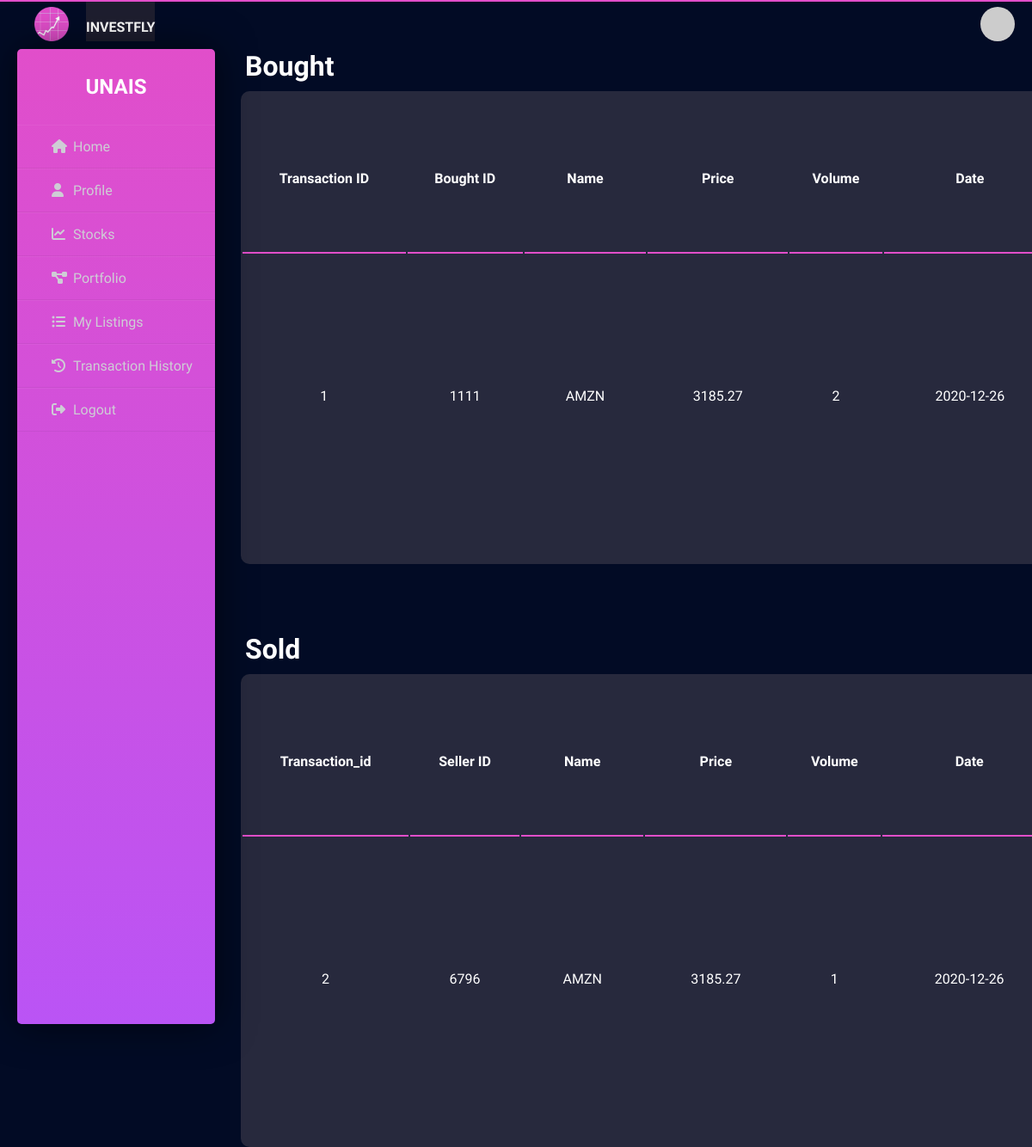
/history (signed in), run on the app's committed database.
### app/models.py (models this page shows, shortened)
class user_login(UserMixin, db.Model):
    id = db.Column(db.Integer, primary_key=True, nullable=False, unique=True)
    username = db.Column(db.String(64), index=True, unique=True, nullable=False)
    email = db.Column(db.String(120), index=True, unique=True, nullable=False)
    password_hash = db.Column(db.String(128))
    def avatar(self, size):
        digest = md5(self.email.lower().encode('utf-8')).hexdigest()
        return 'https://www.gravatar.com/avatar/{}?d=identicon&s={}'.format(digest, size)

class transaction(db.Model):
    id = db.Column(db.Integer, primary_key=True, nullable=False)
    transaction_date = db.Column(db.Date, nullable=False)
    buyer_id = db.Column(db.Integer, nullable=False)
    quantity = db.Column(db.Integer, nullable=False)
    seller_id = db.Column(db.Integer, nullable=False)
    selling_price = db.Column(db.Float, nullable=False)
    stock_name = db.Column(db.String, db.ForeignKey('stock.stock_name',onupdate='CASCADE',ondelete='NO ACTION'), nullable=False)
    def get_bought_list(self):
        return [self.id ,self.seller_id, self.stock_name, self.selling_price , self.quantity , self.transaction_date]
    def get_sold_list(self):
        return [self.id ,self.buyer_id, self.stock_name, self.selling_price , self.quantity , self.transaction_date]

### app/routes.py (the view)
@app.route('/history' , methods = ['GET' , 'POST'])
def history():
    Sold_headings = ['Transaction_id' ,'Seller ID ' ,'Name' , 'Price' , 'Volume' , 'Date']
    sold = transaction.query.filter_by(seller_id=current_user.id).all()
    sold_stocks = []
    for i in range(len(sold)):
        sold_stocks.append(sold[i].get_sold_list())
    Bought_headings = ['Transaction ID' ,'Bought ID ' ,'Name' , 'Price' , 'Volume' , 'Date']
    bought = transaction.query.filter_by(buyer_id=current_user.id).all()
    bought_stocks = []
    for i in range(len(bought)):
        bought_stocks.append(bought[i].get_bought_list())
    return render_template("history.html" ,Bought=bought_stocks , Sold=sold_stocks  ,Bought_headings=Bought_headings , Sold_headings=Sold_headings)

### app/models.py (called while the page is built)
@app.before_request
def before_request():
    session.permanent = True
    app.permanent_session_lifetime = timedelta(seconds=600)

@login.user_loader
def load_user(id):
    return user_login.query.get(int(id))

### app/templates/history.html (shortened to what this page needs)
{% extends "base2.html" %}
{% block head %}
    <link rel= "stylesheet" type= "text/css" href= "{{url_for('static',filename='css/portfolio.css')}}">
{% endblock %}
{% block content %}
<div class=row1>
    <h1 class="above">Bought</h1>
    <table class="table">
      <tr class="tab_head">
          {% for header in Bought_headings %}
          <th class="tab_b">{{ header }}</th>
          {% endfor %}
      </tr>
      {% for row in Bought %}
      <tr>
          {% for cell in row %}
          <td class="tab_body">{{ cell }}</td>
          {% endfor %}
      </tr>
      {% endfor %}
   </table>
</div>
<div class=row1>
    <h1 class="below">Sold</h1>
    <table class="table">
      <tr class="tab_head">
          {% for header in Sold_headings %}
          <th class="tab_b">{{ header }}</th>
          {% endfor %}
      </tr>
      {% for row in Sold %}
      <tr>
          {% for cell in row %}
          <td class="tab_body">{{ cell }}</td>
          {% endfor %}
      </tr>
      {% endfor %}
   </table>
</div>
{% endblock %}

### app/templates/base2.html (shortened to what this page needs)
<!DOCTYPE html>
<html lang="en">
<head>
    <link rel= "stylesheet" type= "text/css" href= "{{url_for('static',filename='css/base2.css')}}">
    {% block head %}{% endblock %}
</head>
<body>
<div class="wrapper">
    <img class="img" src="{{url_for('static',filename='img/logo1.png')}}" width="40" height="40" alt="" loading="lazy">
    <div class="header">
        <h4>INVESTFLY</h4>
    </div>
    <img class="user" src="{{current_user.avatar(128)}}" width="40" height="40" alt="" loading="lazy">
    <div class="sidebar">
        <h2>{{current_user.username}}</h2>
        <ul>
            <li><a href="{{ url_for('home_page' )}}"><i class="fas fa-home"></i>Home</a></li>
            <li><a href="{{ url_for('profile') }}"><i class="fas fa-user"></i>Profile</a></li>
            <li><a href="{{ url_for('stocks') }}"><i class="fas fa-chart-line"></i>Stocks</a></li>
            <li><a href="{{ url_for('portfolio') }}"><i class="fas fa-project-diagram"></i>Portfolio</a></li>
            <li><a href="{{ url_for('myListings') }}"><i class="fas fa-list-ul"></i>My Listings</a></li>
            <li><a href="{{ url_for('history') }}"><i class="fas fa-history"></i>Transaction History</a></li>
            <li><a href="{{ url_for('logout') }}"><i class="fas fa-sign-out-alt"></i>Logout</a></li>
        </ul>
    </div>
</div>
{% block content%}
{% endblock %}
</body>
</html>

### app/Static/css/base2.css (style rules this page uses)
* { margin: 0; padding: 0; box-sizing: border-box; list-style: none; text-decoration: none; font-family: 'Josefin Sans', sans-serif; }
::placeholder { color:ghostwhite; }
body { background-color: rgb(2, 11, 37); }
.wrapper { border-top: 2px solid #e14eca; width: 100%; display: flex; position: relative; }
.wrapper .sidebar { margin-left: 20px; margin-top: 55px; width: 230px; height: 85%; background: #ba54f5; background: -webkit-linear-gradient(0deg, #ba54f5 0%, #e14eca 100%); background: -o-linear-gradient(0deg, #ba54f5 0%, #e14eca 100%); background: -moz-linear-gradient(0deg, #ba54f5 0%, #e14eca 100%); background: linear-gradient(0deg, #ba54f5 0%, #e14eca 100%); padding: 30px 0px; position: fixed; border-radius: 5px; box-shadow: 0px 0px 45px 0px rgba(0, 0, 0, 0.6); display: block; overflow: auto; }
.wrapper .sidebar h2 { color: #fff; text-transform: uppercase; text-align: center; margin-bottom: 30px; }
.wrapper .sidebar ul li { padding: 15px; border-bottom: 1px solid #bdb8d7; border-bottom: 1px solid rgba(0,0,0,0.05); border-top: 1px solid rgba(255,255,255,0.05); }
.wrapper .sidebar ul li a { margin-left: 25px; color: #cecdd5; display: block; }
.wrapper .sidebar ul li a .fas { width: 25px; }
.wrapper .header { padding-top: 20px; background: #1e1e2f; color: white; text-transform: uppercase; text-align: center; margin-left: 20px; }
.wrapper .img { margin-top: 6px; margin-left: 40px; }
.wrapper .user { border-radius: 50%; margin-left: 80% ; margin-top: 6px; }

### app/Static/css/portfolio.css (style rules this page uses)
.table { overflow: hidden; background-color: #27293d; width: 950px; padding-bottom: 30px; padding-top: 15px; border-radius: 10px; height: 550px; }
.row1 { margin-left: 280px; margin-top: 10px; }
.tab_body { color: white; padding: 20px; text-align: center; }
.tab_head { color: white; }
.tab_b { padding: 5px; border-bottom: 2px solid #e14eca; }

### app/templates/history.html (style rules this page uses)
h1 { color:white; padding-left: 5px; padding-bottom: 10px; }
.above { padding-top: -30px; }
.below { padding-top:70px ; }

### data on the page
user_login: username "UNAIS"
transaction: row "1" "2", seller "1111", stock_name "AMZN", selling_price "3185.27", transaction_date "2020-12-26"
transaction: row "2" "1", buyer "6796", stock_name "AMZN", selling_price "3185.27", transaction_date "2020-12-26"

### other printed values
{{ header }} "Transaction ID" "Bought ID" "Name" "Price" "Volume" "Date"
{{ header }} "Transaction_id" "Seller ID" "Name" "Price" "Volume" "Date"
